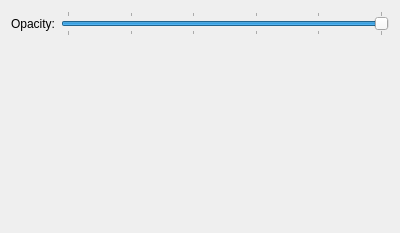
<ui version="4.0" >
 <class>RingSettingsWidget</class>
 <widget class="QWidget" name="RingSettingsWidget" >
  <property name="geometry" >
   <rect>
    <x>0</x>
    <y>0</y>
    <width>400</width>
    <height>233</height>
   </rect>
  </property>
  <layout class="QGridLayout" >
   <item row="0" column="0" >
    <widget class="QLabel" name="bondRadiusLabel_2" >
     <property name="text" >
      <string>Opacity:</string>
     </property>
    </widget>
   </item>
   <item row="0" column="1" >
    <widget class="QSlider" name="opacitySlider" >
     <property name="minimum" >
      <number>0</number>
     </property>
     <property name="maximum" >
      <number>20</number>
     </property>
     <property name="singleStep" >
      <number>1</number>
     </property>
     <property name="pageStep" >
      <number>2</number>
     </property>
     <property name="value" >
      <number>20</number>
     </property>
     <property name="sliderPosition" >
      <number>20</number>
     </property>
     <property name="orientation" >
      <enum>Qt::Horizontal</enum>
     </property>
     <property name="invertedAppearance" >
      <bool>false</bool>
     </property>
     <property name="tickPosition" >
      <enum>QSlider::TicksBothSides</enum>
     </property>
     <property name="tickInterval" >
      <number>4</number>
     </property>
    </widget>
   </item>
   <item row="1" column="1" >
    <spacer>
     <property name="orientation" >
      <enum>Qt::Vertical</enum>
     </property>
     <property name="sizeHint" >
      <size>
       <width>20</width>
       <height>40</height>
      </size>
     </property>
    </spacer>
   </item>
  </layout>
 </widget>
 <resources/>
 <connections/>
</ui>
